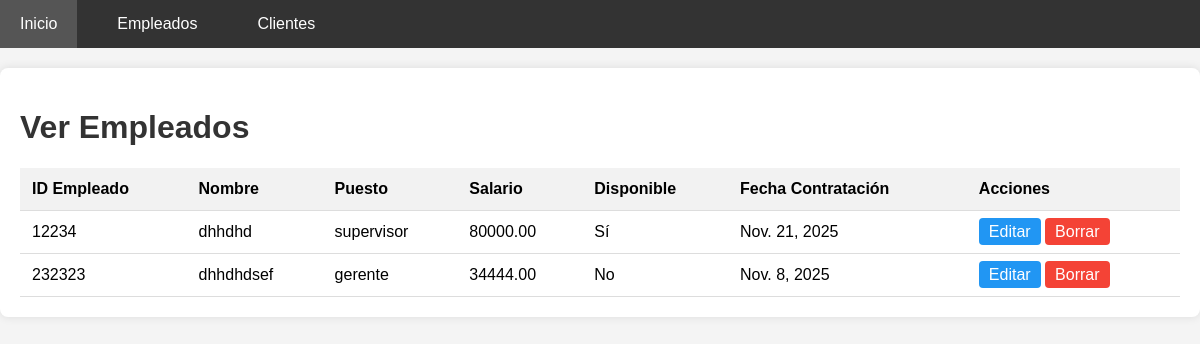
/empleados/ver/, run on the app's committed database.
### app_cafeteria/models.py (models this page shows, shortened)
class Empleado(models.Model):
    nombre = models.CharField(max_length=100)
    id_empleado = models.PositiveIntegerField(unique=True)
    puesto = models.CharField(max_length=50)
    salario = models.DecimalField(max_digits=10, decimal_places=2)
    disponible = models.BooleanField(default=True)
    fecha_contratacion = models.DateField()

### app_cafeteria/views.py (the view)
# urls.py: path('empleados/ver/', views.ver_empleado, name='ver_empleado'),
def ver_empleado(request):
    empleados = Empleado.objects.all()
    return render(request, 'empleado/ver_empleado.html', {'empleados': empleados})

### app_cafeteria/templates/empleado/ver_empleado.html
{% extends 'base.html' %}
{% block content %}
<h1>Ver Empleados</h1>
<table>
    <thead>
        <tr>
            <th>ID Empleado</th>
            <th>Nombre</th>
            <th>Puesto</th>
            <th>Salario</th>
            <th>Disponible</th>
            <th>Fecha Contratación</th>
            <th>Acciones</th>
        </tr>
    </thead>
    <tbody>
        {% for empleado in empleados %}
        <tr>
            <td>{{ empleado.id_empleado }}</td>
            <td>{{ empleado.nombre }}</td>
            <td>{{ empleado.puesto }}</td>
            <td>{{ empleado.salario }}</td>
            <td>{{ empleado.disponible|yesno:"Sí,No" }}</td>
            <td>{{ empleado.fecha_contratacion }}</td>
            <td>
                <a href="{% url 'actualizar_empleado' empleado.pk %}" class="btn btn-edit">Editar</a>
                <a href="{% url 'borrar_empleado' empleado.pk %}" class="btn btn-delete">Borrar</a>
            </td>
        </tr>
        {% endfor %}
    </tbody>
</table>
{% endblock %}

### app_cafeteria/templates/base.html (shortened to what this page needs)
<!DOCTYPE html>
<html lang="en">
<head>
</head>
<body>
    {% include 'navbar.html' %}
    <div class="container">
        {% block content %}{% endblock %}
    </div>
</body>
</html>

### app_cafeteria/templates/navbar.html (shortened to what this page needs)
<nav>
    <ul>
        <li><a href="{% url 'home' %}">Inicio</a></li>
        <li>
            <a href="#">Empleados</a>
        </li>
        <li>
            <a href="#">Clientes</a>
        </li>
    </ul>
</nav>

### app_cafeteria/templates/base.html (style rules this page uses)
body { font-family: Arial, sans-serif; margin: 0; padding: 0; background-color: #f4f4f4; }
nav { background-color: #333; color: white; padding: 0; position: relative; }
nav ul { list-style: none; padding: 0; margin: 0; display: flex; }
nav ul li { position: relative; margin-right: 20px; }
nav ul li a { color: white; text-decoration: none; padding: 15px 20px; display: block; }
.container { max-width: 1200px; margin: 20px auto; padding: 20px; background: white; border-radius: 8px; box-shadow: 0 0 10px rgba(0,0,0,0.1); }
h1, h2 { color: #333; }
table { width: 100%; border-collapse: collapse; margin-top: 20px; }
th, td { padding: 12px; text-align: left; border-bottom: 1px solid #ddd; }
th { background-color: #f2f2f2; }
.btn { padding: 5px 10px; text-decoration: none; border-radius: 4px; color: white; }
.btn-edit { background-color: #2196F3; }
.btn-delete { background-color: #f44336; }

### data on the page
Empleado: id_empleado "12234", nombre "dhhdhd", puesto "supervisor", salario "80000.00", disponible "Sí", fecha_contratacion "Nov. 21, 2025"
Empleado: id_empleado "232323", nombre "dhhdhdsef", puesto "gerente", salario "34444.00", disponible "No", fecha_contratacion "Nov. 8, 2025"
